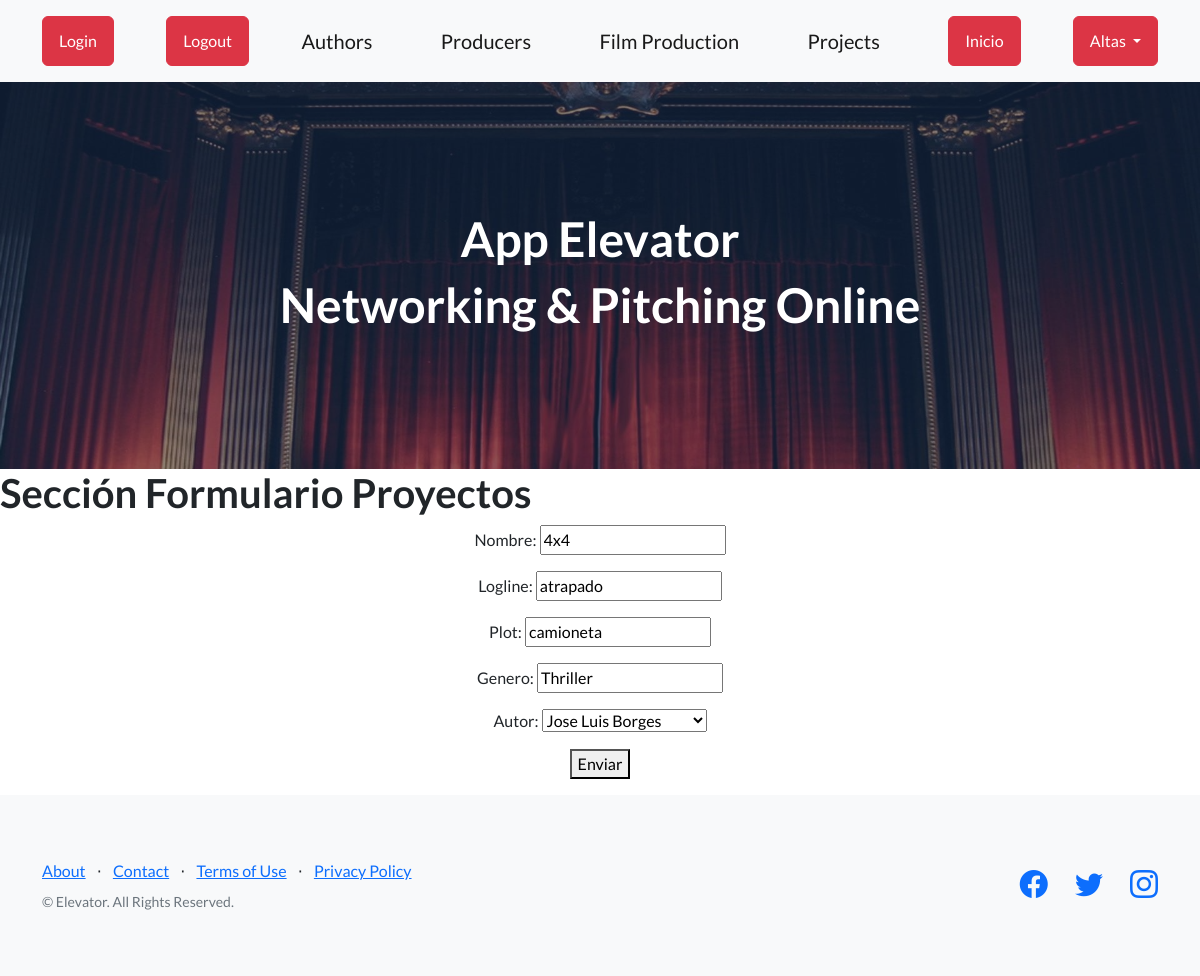
The app's page /App-Elevator/editar-proyecto/4x4/ with its own data.
### AppElevator/models.py (models this page shows, shortened)
class Proyecto(models.Model):
    nombre = models.CharField(max_length=50)
    logline = models.CharField(max_length=1000)
    plot = models.CharField(max_length=5000)
    genero = models.CharField(max_length=50)
    Autor = models.ForeignKey(Autor, on_delete=models.CASCADE, default=1)

class Autor(models.Model):
    nombre = models.CharField(max_length=30)
    apellido = models.CharField(max_length=50)
    edad = models.IntegerField(validators=[MinValueValidator(0), MaxValueValidator(100)])
    email = models.EmailField(max_length=254)
    pais = models.CharField(max_length=50)
    def __str__(self):
        return f"{self.nombre} {self.apellido}"

### AppElevator/views.py (the view)
# urls.py: path('editar-proyecto/<nombre>/', editar_proyecto, name='editarProyecto'),
def editar_proyecto(request, nombre):
    proyecto = get_object_or_404(Proyecto, nombre=nombre)
    if request.method == 'POST':
        form = ProyectoForm(request.POST, instance=proyecto)
        if form.is_valid():
            form.save()
            return render(request, 'formulario_proyecto.html', {"mensaje": "Proyecto editado con éxito"})
    else:
        form = ProyectoForm(instance=proyecto)
    return render(request, 'formulario_proyecto.html', {'form': form})

### AppElevator/forms.py
class ProyectoForm(forms.ModelForm):
    class Meta:
        model = Proyecto
        fields = ['nombre', 'logline', 'plot', 'genero', 'Autor']

### AppElevator/templates/formulario_proyecto.html (shortened to what this page needs)
{% extends 'page1.html' %}
{% block contenidoQueCambia %}
<h1>Sección Formulario Proyectos</h1>
<form action="{% url 'AppElevator:formularioProyecto' %}" method="post">{% csrf_token %}
    {{ form.as_p }}
    <button type="submit">Enviar</button>
</form>
{% endblock contenidoQueCambia %}

### AppElevator/templates/formulario_proyecto.html (style rules this page uses)
form { display: flex; flex-direction: column; align-items: center; }

### records on screen
Proyecto: nombre "4x4", logline "atrapado", plot "camioneta", genero "Thriller", Autor "Jose Luis Borges"
